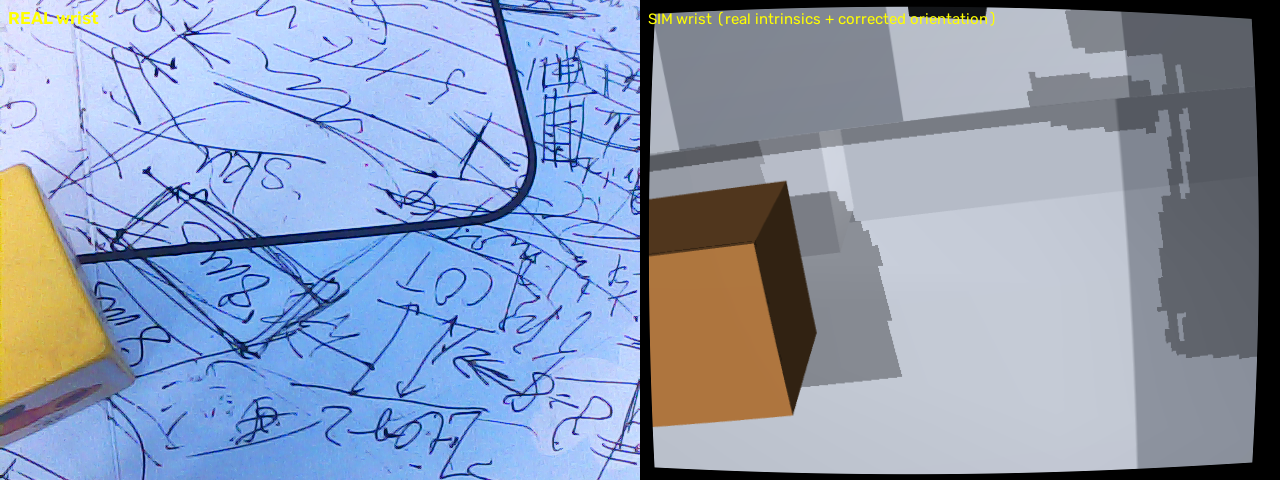
#> input picture sim/camera_orientation_fixed.png, 1280 x 480 px; its folder holds only this picture in this run
$ python fit_camera_silhouette.py --image ../sim/camera_orientation_fixed.png
#> lines starting #> are read from the running program, lines starting #| are printed output that depends on the picture; after the words box and inside, x2 and y2 are one past the last pixel; in counts of white or black regions, pixels touching at a corner belong together
#!/usr/bin/env python3
"""Fit the observer camera pose by matching the rendered robot silhouette.

This is the model-based calibration the mesh actually enables: the MJCF is the
robot's real geometry (copied from the URDF), the joint angles are read from the
servos, so the only unknown is where the camera sits. We render the arm from a
candidate camera pose and maximise overlap with the arm's pixels in a real frame.

The real segmentation is restricted to the part of the image where the arm is
against a dark background (ceiling), so bright/dark is a reliable proxy for
arm/background there. Outside that region the cluttered office would dominate.

    python scripts/fit_camera_silhouette.py \
        --image /tmp/fit_pose2.png \
        --servo 90.1,95.7,19.6,3.3,45.1 \
        --roi 120,20,470,230 \
        --out calib/observer_extrinsics.json
"""

from __future__ import annotations

import argparse
import json
import sys
from pathlib import Path

import cv2
import numpy as np
from scipy.optimize import minimize

ROOT = Path(__file__).resolve().parents[1]
sys.path.insert(0, str(ROOT / "sim"))


def main(argv: list[str] | None = None) -> int:
    ap = argparse.ArgumentParser(
        description=__doc__, formatter_class=argparse.RawDescriptionHelpFormatter
    )
    ap.add_argument("--image", required=True)
    ap.add_argument("--servo", default="90.1,95.7,19.6,3.3,45.1")
    ap.add_argument("--roi", default="140,40,400,175", help="x0,y0,x1,y1 of the clean region")
    ap.add_argument("--vmin", type=float, default=105.0, help="brightness floor for the arm")
    ap.add_argument("--smax", type=float, default=80.0, help="saturation ceiling for the arm")
    ap.add_argument("--init-eye", default="0.37,0.18,0.50", help="metres, base frame")
    ap.add_argument("--init-lookat", default="0.0,0.03,0.16")
    ap.add_argument("--width", type=int, default=320)
    ap.add_argument("--height", type=int, default=240)
    ap.add_argument("--out", default="calib/observer_extrinsics.json")
    args = ap.parse_args(argv)

    import mujoco
    import run_grasp_sim as sim

    x0, y0, x1, y1 = (int(v) for v in args.roi.split(","))
    real = cv2.imread(args.image)
#> real is the input picture: shape (480, 1280, 3); mean B, G, R 180.2, 154.9, 140.8
    if real is None:
        print(f"error: cannot read {args.image}", file=sys.stderr)
        return 2
    # scale to the render size
    sx, sy = args.width / real.shape[1], args.height / real.shape[0]
#> sx = 0.25; sy = 0.5
    small = cv2.resize(real, (args.width, args.height))
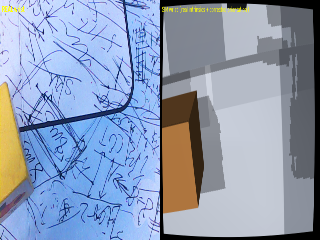
#> small: shape (240, 320, 3); mean B, G, R 180.2, 155, 140.9
    hsv = cv2.cvtColor(small, cv2.COLOR_BGR2HSV)
#> hsv: shape (240, 320, 3); mean H, S, V 96.8, 73, 189.1
    roi_mask = np.zeros((args.height, args.width), bool)
    roi_mask[int(y0 * sy) : int(y1 * sy), int(x0 * sx) : int(x1 * sx)] = True
    # bright = arm, dark = ceiling, inside the ROI only
    # the arm is bright *and* desaturated; the white wall is bright too, so the
    # saturation term plus a tight ROI keeps the wall and the yellow banner out
    real_arm = (hsv[..., 2] > args.vmin) & (hsv[..., 1] < args.smax) & roi_mask
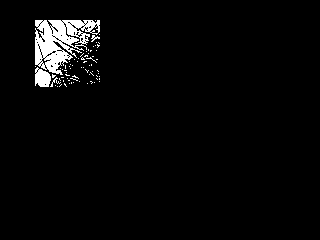
#> real_arm: shape (240, 320) bool; 3.1% white; 72 white regions (68 under 20 px), largest, box (x1, y1, x2, y2) and area: (35, 20, 100, 75) 1908, (35, 67, 51, 87) 237, (50, 77, 61, 87) 28, (91, 35, 100, 42) 27
    if real_arm.sum() < 200:
        print(f"error: only {int(real_arm.sum())} arm pixels in the ROI; widen it", file=sys.stderr)
        return 2
    print(f"reference: {int(real_arm.sum())} bright pixels in the ROI")
#| reference: 2370 bright pixels in the ROI

#> (the run stopped early here; a loop or call above may not have finished)

$ run again, on sim/gpu_detection.png
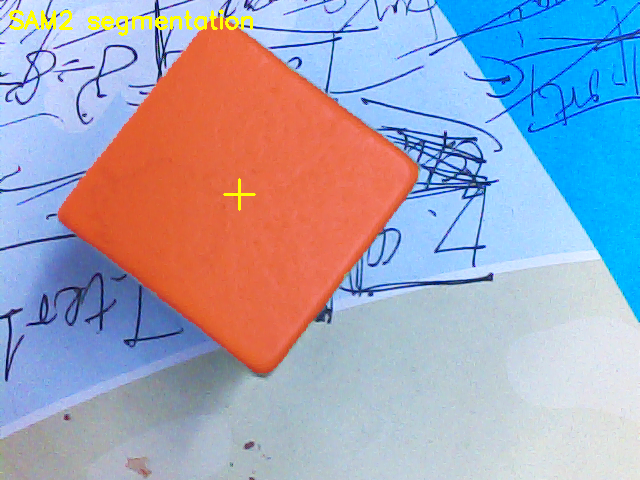
#> input picture sim/gpu_detection.png, 640 x 480 px
#> in main, real is the input picture: shape (480, 640, 3); mean B, G, R 185.2, 164.9, 161.3
#> in main, `small = cv2.resize(real, (args.width, args.height))`:
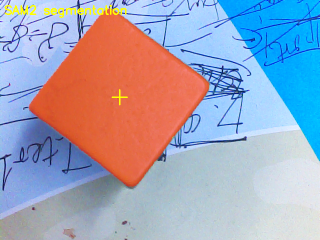
#> small: shape (240, 320, 3); mean B, G, R 185.3, 165, 161.4
#> hsv: shape (240, 320, 3); mean H, S, V 81.7, 112.1, 223.8
#> in main, `real_arm = (hsv[..., 2] > args.vmin) & (hsv[..., 1] < args.smax) & roi..`:
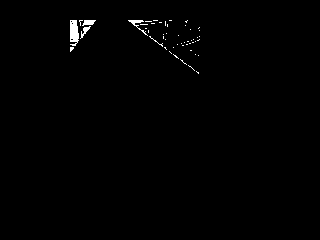
#> real_arm: shape (240, 320) bool; 0.68% white; 51 white regions (47 under 20 px), largest, box (x1, y1, x2, y2) and area: (70, 20, 79, 46) 186, (128, 20, 148, 36) 69, (82, 20, 96, 26) 56, (80, 26, 91, 39) 48
#| reference: 520 bright pixels in the ROI

$ run again, on sim/camera_orientation_problem.png
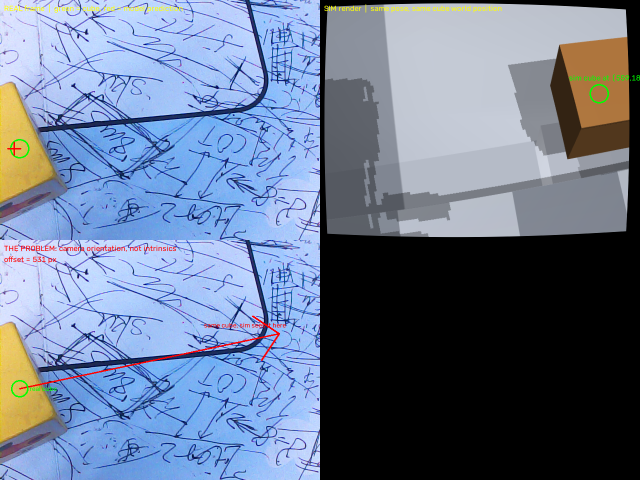
#> input picture sim/camera_orientation_problem.png, 1280 x 960 px (shown at 1/2 size)
#> in main, real is the input picture: shape (960, 1280, 3); mean B, G, R 144.9, 120.6, 106.7
#> in main, `small = cv2.resize(real, (args.width, args.height))`:
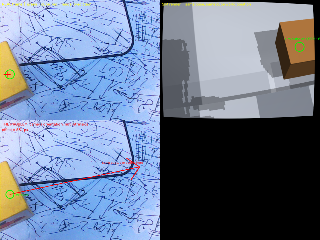
#> small: shape (240, 320, 3); mean B, G, R 144.9, 120.6, 106.8
#> hsv: shape (240, 320, 3); mean H, S, V 75, 63.2, 151.7
#> in main, `real_arm = (hsv[..., 2] > args.vmin) & (hsv[..., 1] < args.smax) & roi..`:
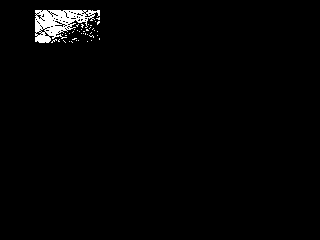
#> real_arm: shape (240, 320) bool; 1.5% white; 41 white regions (40 under 20 px), largest, box (x1, y1, x2, y2) and area: (35, 10, 100, 43) 1090
#| reference: 1189 bright pixels in the ROI
